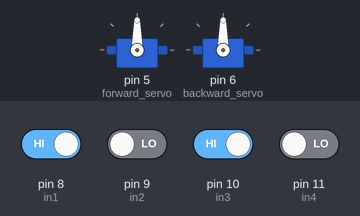
The sketch below on a simulated Arduino Uno, built with avr-gcc and run on an emulated ATmega328P. Parts: 2 × servo. Inputs (shaded band) come from the test bench; at power-on: pin 8 (in1), pin 10 (in3) HIGH, pin 9 (in2), pin 11 (in4) LOW. What the sketch prints to the serial monitor is not drawn.

Above: at 1.2 s.
1.3 s: pin 11 (in4) driven HIGH
At 1.62 s:
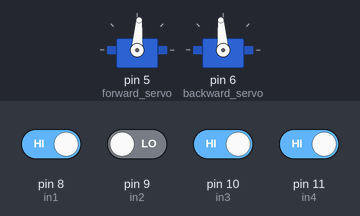
4.3 s: pin 10 (in3) driven LOW
At 4.61 s:
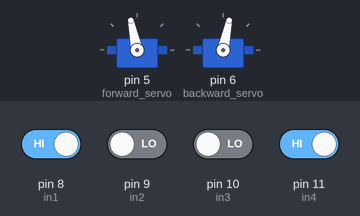
7.3 s: pin 8 (in1) driven LOW and pin 10 (in3) driven HIGH
At 7.61 s:
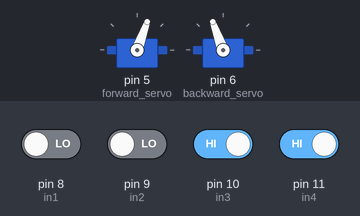
10.3 s: pin 10 (in3) driven LOW
At 11.35 s:
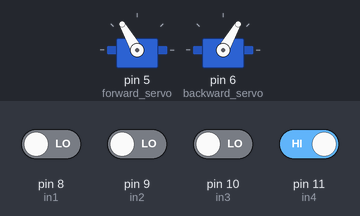
13.3 s: pin 10 (in3) driven HIGH
16.3 s: pin 10 (in3) driven LOW
Timing chart, 0 to 22.0 s (numbered marks = the images above; inputs shaded):
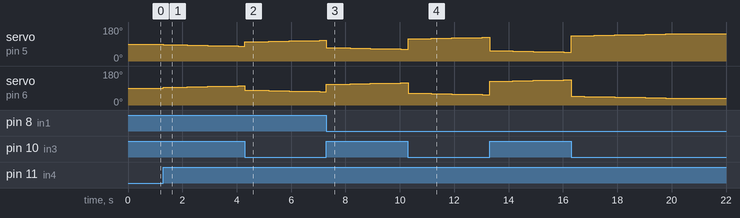

The sketch:

Receiver-Decoder.ino
```cpp
//Receiver Decoder. Input 4-bit signal to moto control
//(Receiver Code)
//8th March, 2023
//The goal is to write code that would control the 8 motors based on the command received
//The 8 motors consist of 6 DC motors that would be affected only by forward or backward commands.
//The remaining two servos would rotate depending on the input signal received.

//Including the Servo library
#include <Servo.h>

//Defining servo objects
Servo forward_servo;
Servo backward_servo;

//Servo default position (degrees)
float servo_default_angle = 90;

//Maximum and minimum angle servos can rotate (degrees)
int max_servo_angle = 145;
int min_servo_angle = 180 - max_servo_angle;

//current angle of servo motors
float forward_servo_angle = 90;
float backward_servo_angle = 90;

//Pins for DC motors
int dcm_pin1 = 3;
int dcm_pin2 = 4;

//Defining pins for input signals from receiver
int in1 = 8;
int in2 = 9;
int in3 = 10;
int in4 = 11;

//Defining the input signals from receiver
int data1;
int data2;
int data3;
int data4;

//time
int t = 0;
int t_scaled;
//driver code
void setup() {
  //The input pins should ben defined as input
  pinMode(in1, INPUT);
  pinMode(in2, INPUT);
  pinMode(in3, INPUT);
  pinMode(in4, INPUT);

  //Servos to be attached to two pwm pins
  forward_servo.attach(5);
  backward_servo.attach(6);

  //The output pins for DC motors
  pinMode(dcm_pin1, OUTPUT);
  pinMode(dcm_pin2, OUTPUT);

  //On start or reset, set the Servo motors to default position
  forward_servo.write(servo_default_angle);
  backward_servo.write(servo_default_angle);

  //also stop all DC motors
  digitalWrite(dcm_pin1, LOW);
  digitalWrite(dcm_pin2, LOW);

  Serial.begin(9600);
}

void loop() {
  //reading the received signal as input
  data1 = digitalRead(in1);
  data2 = digitalRead(in2);
  data3 = digitalRead(in3);
  data4 = digitalRead(in4);

  if(data1 == 0 && data2 == 0 && data3 == 0 && data4 == 0){
    //put all 6 DC motos to rest
    //On start or reset, set the Servo motors to default position
    digitalWrite(dcm_pin1, LOW);
    digitalWrite(dcm_pin2, LOW);
  } else{
    //first giving commands to the 6 motors
    if(data2 == 1){ //if motion
      if(data1 == 0){
        //forward
        digitalWrite(dcm_pin1, HIGH);
        digitalWrite(dcm_pin2, LOW);
      } else if(data1 == 1){
        //backward
        digitalWrite(dcm_pin1, LOW);
        digitalWrite(dcm_pin2, HIGH);
      }
    } else{ //else shut these motors off
      digitalWrite(dcm_pin1, LOW);
      digitalWrite(dcm_pin2, LOW);
    }

    //now for turning commands
    if(data4 == 1){
      if(data3 == 0){
        //left
        if((servo_default_angle + t_scaled <= max_servo_angle) && (servo_default_angle - t_scaled >= min_servo_angle)){
          forward_servo.write(servo_default_angle + t_scaled);
          backward_servo.write(servo_default_angle - t_scaled);
        }
      } else if(data4 == 1){
        //right
        if((servo_default_angle + t_scaled <= max_servo_angle) && (servo_default_angle - t_scaled >= min_servo_angle)){
          forward_servo.write(servo_default_angle - t_scaled);
          backward_servo.write(servo_default_angle + t_scaled);
        }
      }
    } else{
      //else just relax B)
    }
  }

  //serial monitor print
  Serial.print(data4);
  Serial.print(data3);
  Serial.print(data2);
  Serial.print(data1);
  Serial.println();

  t++;
  t_scaled = t/60;
}
```

Measured:
- after the input at 1.3 s, servo on pin 5 (forward_servo): moves from 90° to 79° over 2.7 s, starting at once; servo on pin 6 (backward_servo): moves from 90° to 101° over 2.7 s, starting at once
